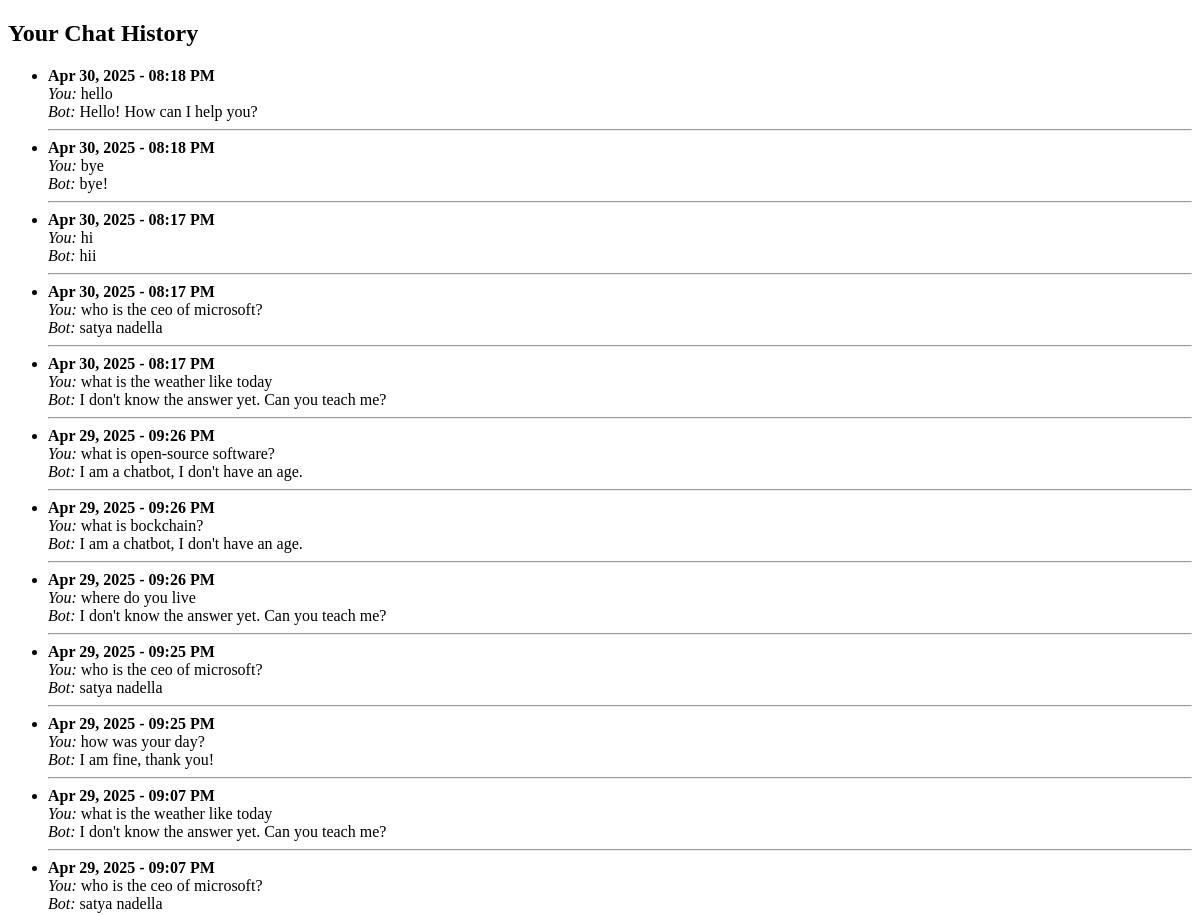
Page /history (signed in, upper part) on the earlier database version.
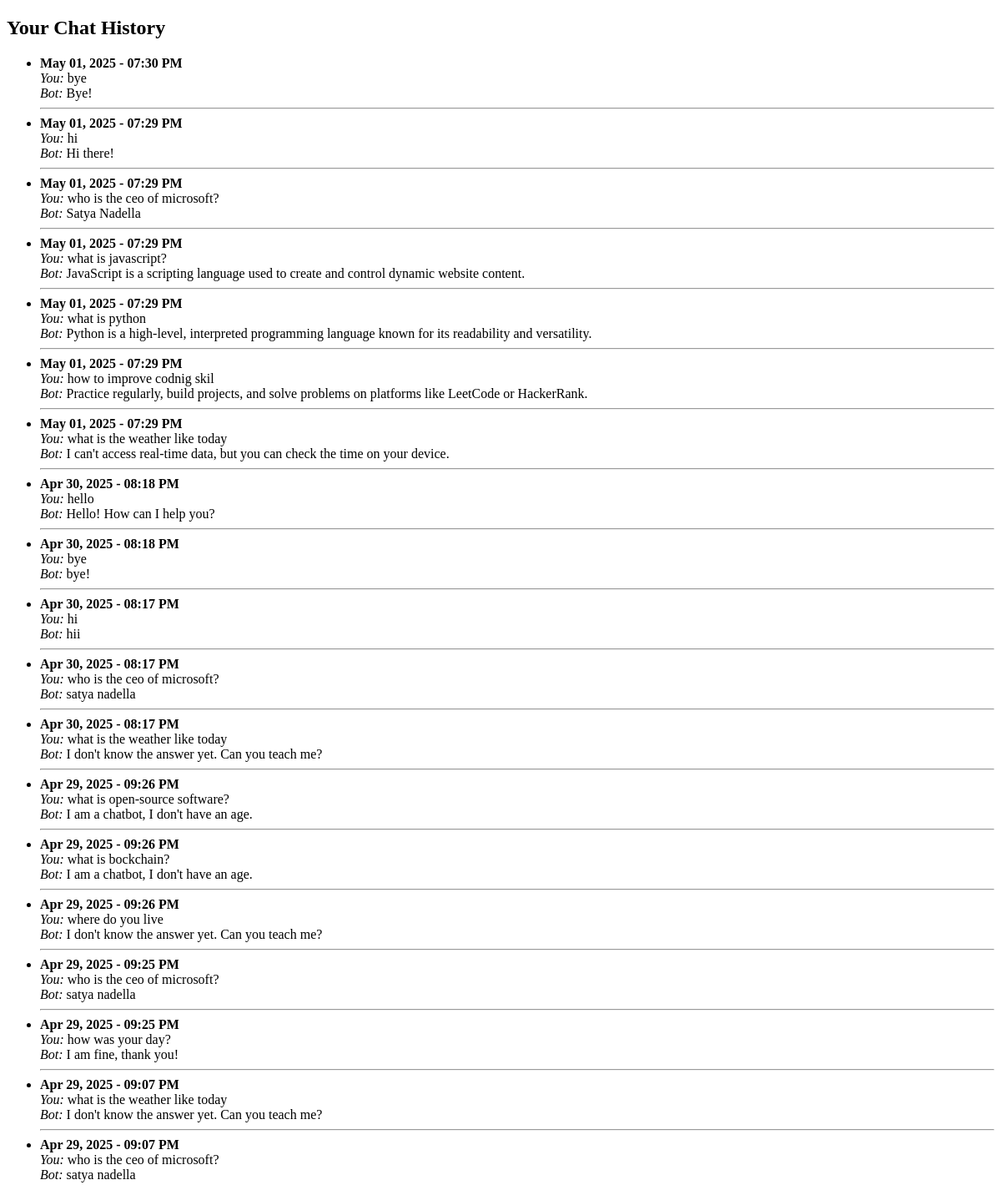
Same page on the later database version.
### tables this page shows
CREATE TABLE conversations (
        id INTEGER PRIMARY KEY AUTOINCREMENT,
        username TEXT NOT NULL,
        message TEXT NOT NULL,
        response TEXT NOT NULL,
        timestamp DATETIME DEFAULT CURRENT_TIMESTAMP
    );

### ByteBuddy/app.py (the view)
@app.route('/history')
def history():
    username = session.get("username")
    conn = sqlite3.connect('byte_buddy.db')
    c = conn.cursor()
    c.execute('''
        SELECT DATE(timestamp), message, response, timestamp
        FROM conversations
        WHERE username = ?
        ORDER BY timestamp DESC
    ''', (username,))
    chats = c.fetchall()
    conn.close()
    return render_template('history.html', chats=chats)

### ByteBuddy/templates/history.html (shortened to what this page needs)
<!DOCTYPE html>
<html>
<head>
</head>
<body>
    <h2>Your Chat History</h2>
    <ul>
        {% for chat in chats %}
            <li>
                <strong>{{ chat[3] }}</strong><br>
                <em>You:</em> {{ chat[1] }}<br>
                <em>Bot:</em> {{ chat[2] }}
                <hr>
            </li>
        {% endfor %}
    </ul>
</body>
</html>

Differences in the rows shown:
added conversations: timestamp "May 01, 2025 - 07:30 PM", message "bye", response "Bye!"
added conversations: timestamp "May 01, 2025 - 07:29 PM", message "hi", response "Hi there!"
added conversations: timestamp "May 01, 2025 - 07:29 PM", message "who is the ceo of microsoft?", response "Satya Nadella"
added conversations: timestamp "May 01, 2025 - 07:29 PM", message "what is javascript?", response "JavaScript is a scripting language used to create and control dynamic website content."
added conversations: timestamp "May 01, 2025 - 07:29 PM", message "what is python", response "Python is a high-level, interpreted programming language known for its readability and versatility."
added conversations: timestamp "May 01, 2025 - 07:29 PM", message "how to improve codnig skil", response "Practice regularly, build projects, and solve problems on platforms like LeetCode or HackerRank."
added conversations: timestamp "May 01, 2025 - 07:29 PM", message "what is the weather like today", response "I can't access real-time data, but you can check the time on your device."
